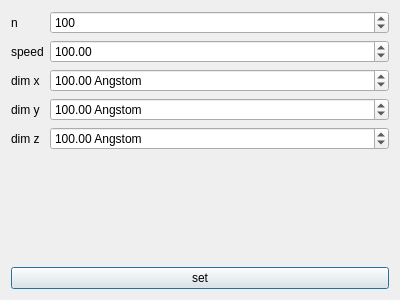
<?xml version="1.0" encoding="UTF-8"?>
<ui version="4.0">
 <class>WidgetTool</class>
 <widget class="QWidget" name="WidgetTool">
  <property name="geometry">
   <rect>
    <x>0</x>
    <y>0</y>
    <width>400</width>
    <height>300</height>
   </rect>
  </property>
  <property name="windowTitle">
   <string>Form</string>
  </property>
  <layout class="QVBoxLayout" name="verticalLayout">
   <item>
    <layout class="QFormLayout" name="formLayout">
     <item row="2" column="0">
      <widget class="QLabel" name="dimXLabel">
       <property name="text">
        <string>dim x</string>
       </property>
      </widget>
     </item>
     <item row="2" column="1">
      <widget class="QDoubleSpinBox" name="dimXDoubleSpinBox">
       <property name="suffix">
        <string> Angstom</string>
       </property>
       <property name="maximum">
        <double>1000000.000000000000000</double>
       </property>
       <property name="value">
        <double>100.000000000000000</double>
       </property>
      </widget>
     </item>
     <item row="3" column="0">
      <widget class="QLabel" name="dimYLabel">
       <property name="text">
        <string>dim y</string>
       </property>
      </widget>
     </item>
     <item row="3" column="1">
      <widget class="QDoubleSpinBox" name="dimYDoubleSpinBox">
       <property name="suffix">
        <string> Angstom</string>
       </property>
       <property name="maximum">
        <double>1000000.000000000000000</double>
       </property>
       <property name="value">
        <double>100.000000000000000</double>
       </property>
      </widget>
     </item>
     <item row="4" column="0">
      <widget class="QLabel" name="dimZLabel">
       <property name="text">
        <string>dim z</string>
       </property>
      </widget>
     </item>
     <item row="4" column="1">
      <widget class="QDoubleSpinBox" name="dimZDoubleSpinBox">
       <property name="suffix">
        <string> Angstom</string>
       </property>
       <property name="maximum">
        <double>1000000.000000000000000</double>
       </property>
       <property name="value">
        <double>100.000000000000000</double>
       </property>
      </widget>
     </item>
     <item row="0" column="0">
      <widget class="QLabel" name="nLabel">
       <property name="text">
        <string>n</string>
       </property>
      </widget>
     </item>
     <item row="0" column="1">
      <widget class="QSpinBox" name="nSpinBox">
       <property name="maximum">
        <number>10000000</number>
       </property>
       <property name="value">
        <number>100</number>
       </property>
      </widget>
     </item>
     <item row="1" column="0">
      <widget class="QLabel" name="speedLabel">
       <property name="text">
        <string>speed</string>
       </property>
      </widget>
     </item>
     <item row="1" column="1">
      <widget class="QDoubleSpinBox" name="speedDoubleSpinBox">
       <property name="maximum">
        <double>1000000000.000000000000000</double>
       </property>
       <property name="value">
        <double>100.000000000000000</double>
       </property>
      </widget>
     </item>
    </layout>
   </item>
   <item>
    <widget class="QPushButton" name="pushButton">
     <property name="text">
      <string>set</string>
     </property>
     <property name="autoDefault">
      <bool>true</bool>
     </property>
     <property name="default">
      <bool>true</bool>
     </property>
    </widget>
   </item>
  </layout>
 </widget>
 <tabstops>
  <tabstop>nSpinBox</tabstop>
  <tabstop>speedDoubleSpinBox</tabstop>
  <tabstop>dimXDoubleSpinBox</tabstop>
  <tabstop>dimYDoubleSpinBox</tabstop>
  <tabstop>dimZDoubleSpinBox</tabstop>
  <tabstop>pushButton</tabstop>
 </tabstops>
 <resources/>
 <connections>
  <connection>
   <sender>nSpinBox</sender>
   <signal>editingFinished()</signal>
   <receiver>pushButton</receiver>
   <slot>click()</slot>
   <hints>
    <hint type="sourcelabel">
     <x>318</x>
     <y>28</y>
    </hint>
    <hint type="destinationlabel">
     <x>357</x>
     <y>279</y>
    </hint>
   </hints>
  </connection>
  <connection>
   <sender>speedDoubleSpinBox</sender>
   <signal>editingFinished()</signal>
   <receiver>pushButton</receiver>
   <slot>click()</slot>
   <hints>
    <hint type="sourcelabel">
     <x>320</x>
     <y>60</y>
    </hint>
    <hint type="destinationlabel">
     <x>322</x>
     <y>273</y>
    </hint>
   </hints>
  </connection>
  <connection>
   <sender>dimXDoubleSpinBox</sender>
   <signal>editingFinished()</signal>
   <receiver>pushButton</receiver>
   <slot>click()</slot>
   <hints>
    <hint type="sourcelabel">
     <x>280</x>
     <y>97</y>
    </hint>
    <hint type="destinationlabel">
     <x>285</x>
     <y>282</y>
    </hint>
   </hints>
  </connection>
  <connection>
   <sender>dimYDoubleSpinBox</sender>
   <signal>editingFinished()</signal>
   <receiver>pushButton</receiver>
   <slot>click()</slot>
   <hints>
    <hint type="sourcelabel">
     <x>240</x>
     <y>128</y>
    </hint>
    <hint type="destinationlabel">
     <x>247</x>
     <y>286</y>
    </hint>
   </hints>
  </connection>
  <connection>
   <sender>dimZDoubleSpinBox</sender>
   <signal>editingFinished()</signal>
   <receiver>pushButton</receiver>
   <slot>click()</slot>
   <hints>
    <hint type="sourcelabel">
     <x>201</x>
     <y>169</y>
    </hint>
    <hint type="destinationlabel">
     <x>195</x>
     <y>267</y>
    </hint>
   </hints>
  </connection>
 </connections>
</ui>
